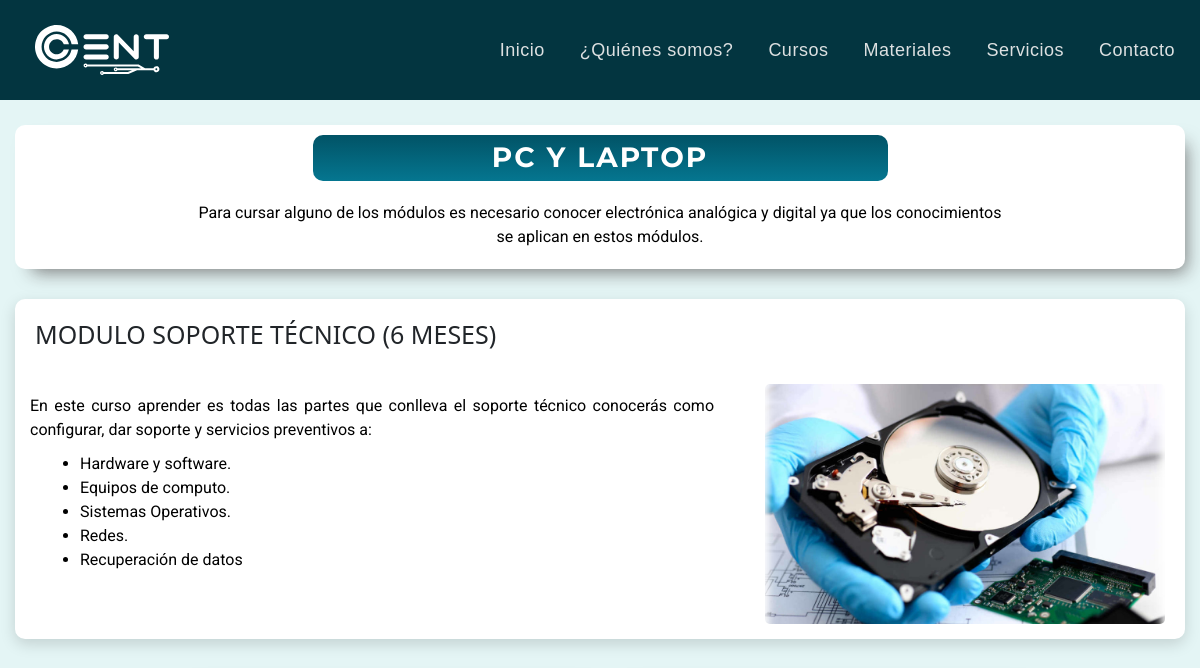
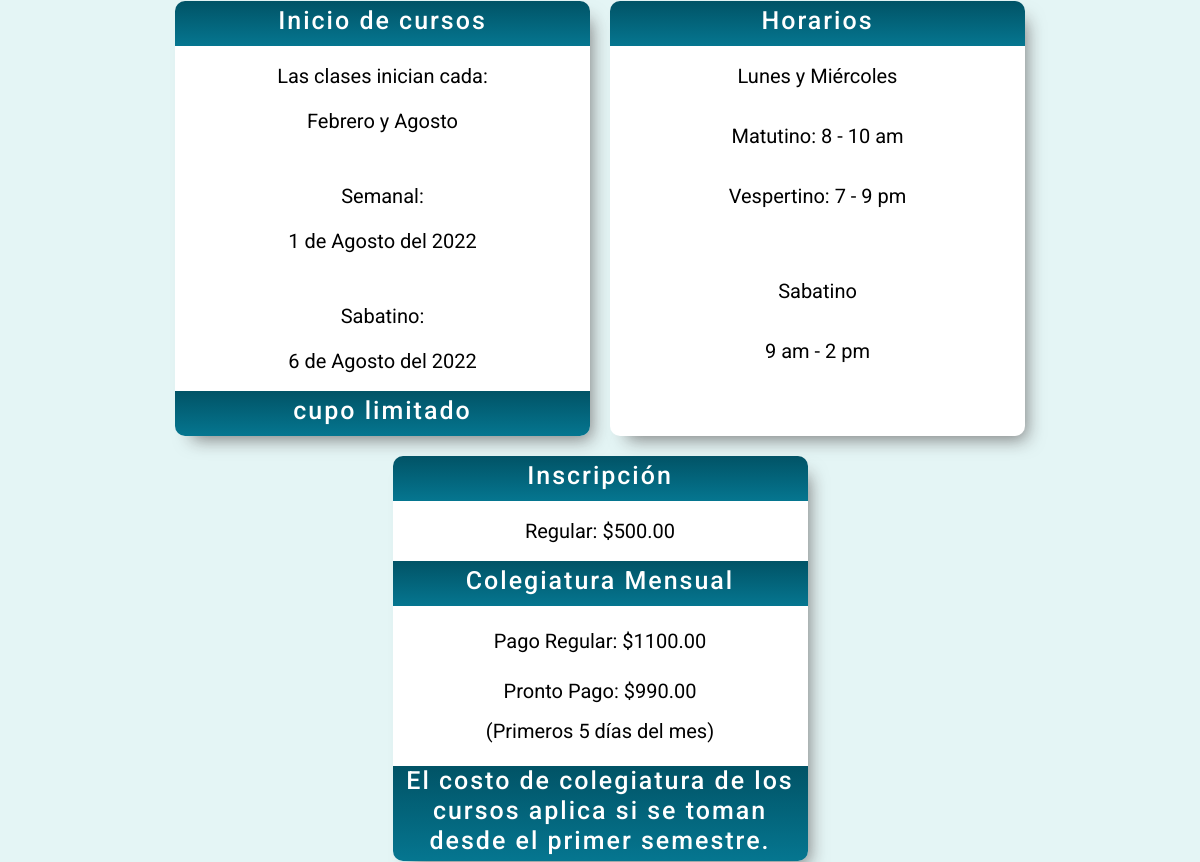
/curso/6 (upper part), run on an earlier commit of the app's database (2 pictures, top to bottom).
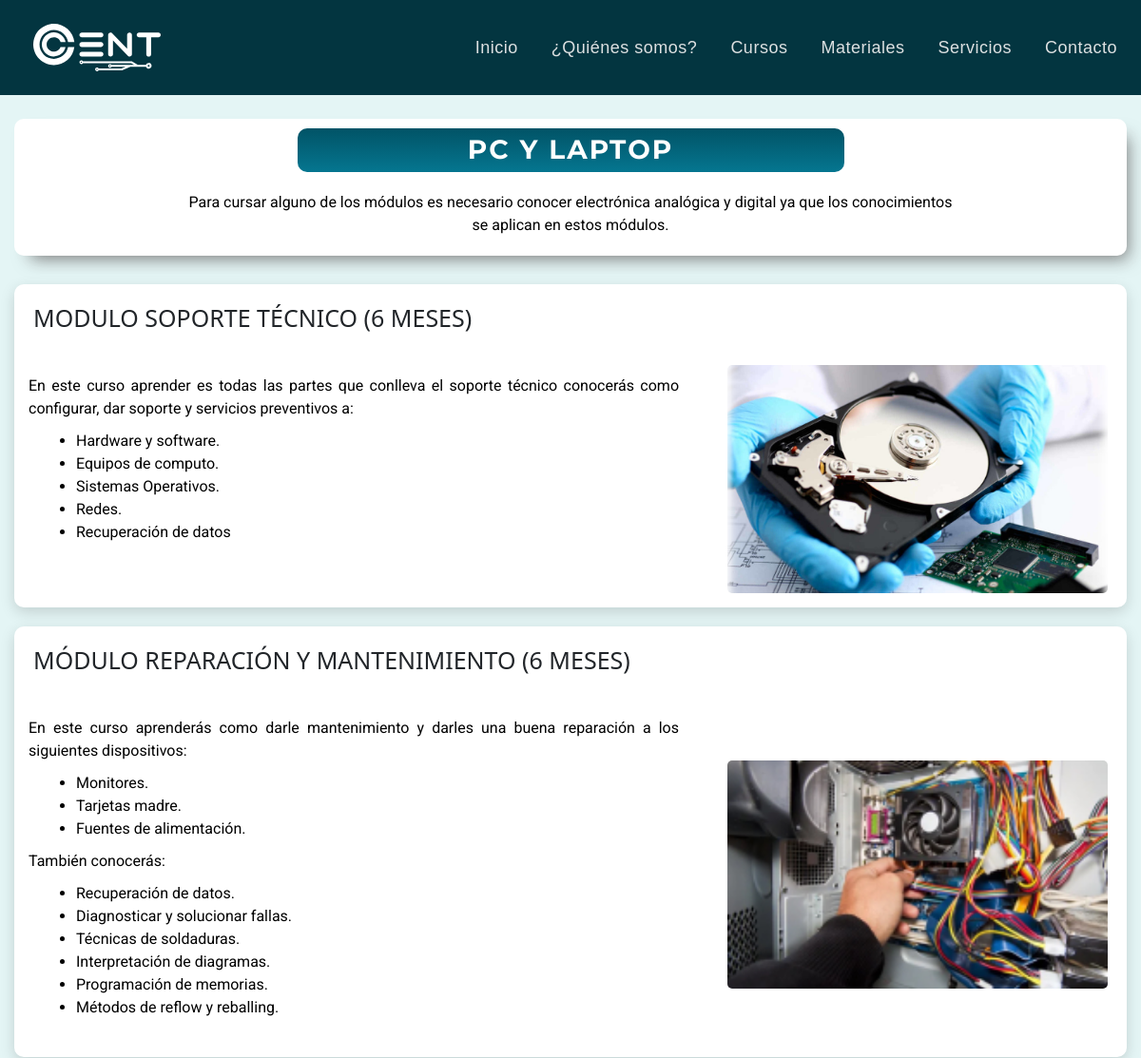
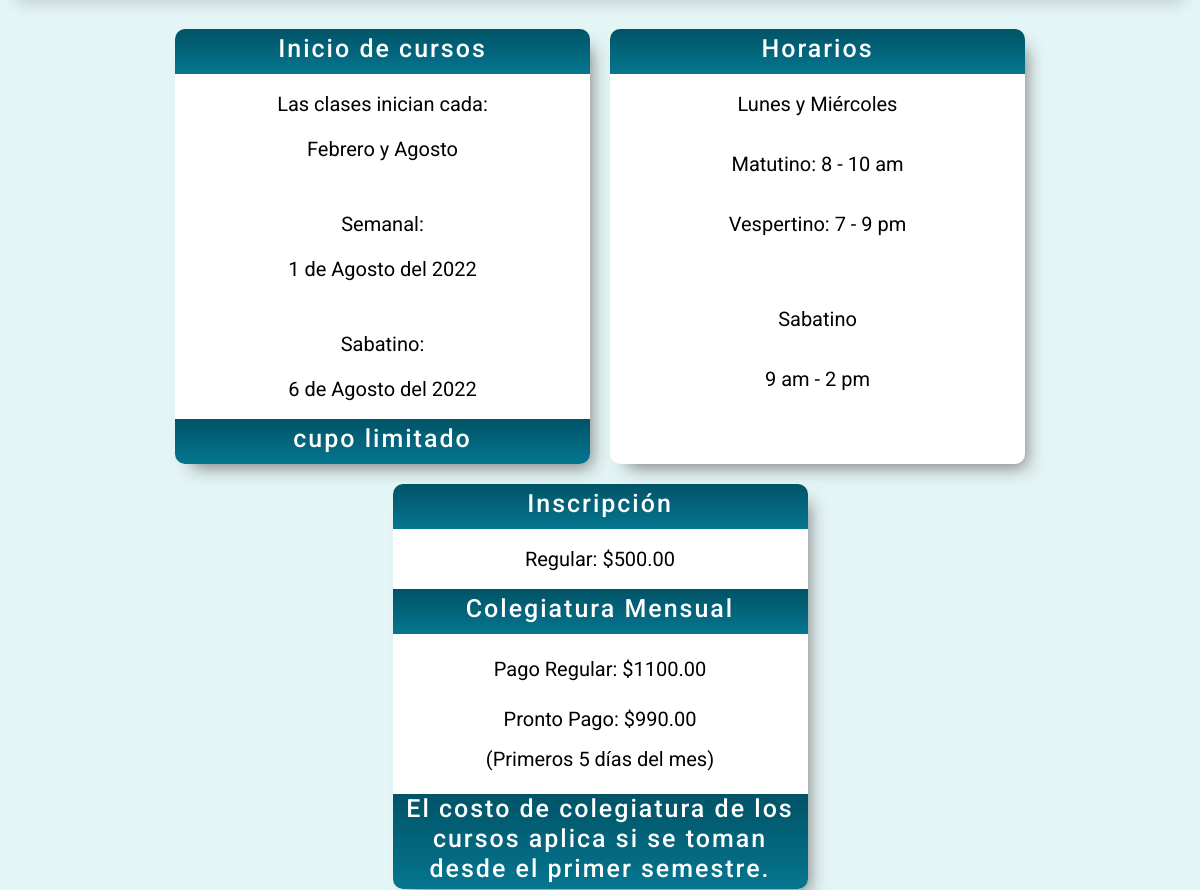
And on a later commit of the database (2 pictures, top to bottom).
### apps/home/models.py (models this page shows, shortened)
class Modulo(models.Model):
    modulo = models.CharField(max_length=100)
    descripcion = RichTextField()
    curso = models.ForeignKey(Curso, on_delete=models.PROTECT, null=True)
    imagen = models.FileField(null=False, upload_to=f'static/img/modulos', default=None)

### apps/home/views.py (the view)
# urls.py: path('curso/<int:curso_id>', views.curso, name='curso'),
def curso(request, curso_id):
    mod = Modulo.objects.filter(curso_id=curso_id)
    curso = Curso.objects.get(id=curso_id)
    context = {
        "modulos": mod,
        "curso": curso
    }
    return render(request, 'home/curso.html',context)

### apps/templates/home/curso.html (shortened to what this page needs)
{% extends 'layouts/base.html' %}
{% load static %}
{% block stylesheet %}
<link href="https://cdn.jsdelivr.net/npm/bootstrap@5.2.2/dist/css/bootstrap.min.css" rel="stylesheet">
<link rel="stylesheet" href={%static 'css/style.css'%}>
<link rel="stylesheet" href= {%static 'css/curso.css'%}>
{% endblock stylesheet %}
{% block content %}
<div class="cont_desc">
  <div class="contendor_titulo">
    <h1 class="title">
      {{curso.titulo}}
    </h1>
  </div>
  <div class="contenedor_descripcion">
    <p class="descripcion">
      {{curso.descripcion | safe}}
    </p>
  </div>
</div>
{% for mod in modulos %}
  <div class="cont_mod1">
    <div class="contenedor_tMod1">
      <h1 class="title_mod1">
      {{mod.modulo}}
      </h1>
    </div>
    <div class="contenedor_descMod1">
      <p class="desc_mod1">{{mod.descripcion | safe}}</p>
    </div>
    <div class="contenedor_imgMod1">
      <img class="curso-img" src={{mod.imagen.url}} alt="">
    </div>
  </div>
{% endfor %}
<div class="cont_info">
  <div class="contenedor_inicio-cursos">
    <div class="titulo_curso">
      <h1>Inicio de cursos</h1>
    </div>
    <div class="inf_inicio">
      <p>Las clases inician cada:</p>
      <p>Febrero y Agosto</p>
      <br>
      <p>Semanal:</p>
      <p>1 de Agosto del 2022</p>
      <br>
      <p>Sabatino:</p>
      <p>6 de Agosto del 2022</p>
    </div>
    <div class="titulo_curso">
      <h1>cupo limitado</h1>
    </div>
  </div>
  <div class="contenedro_horario">
    <div class="titulo_horario">
      <h1>Horarios</h1>
    </div>
    <div class="inf_horario">
      <p>Lunes y Miércoles</p>
      <p>Matutino: 8 - 10 am</p>
      <p>Vespertino: 7 - 9 pm</p>
      <p class="horario2">Sabatino</p>
      <p>9 am - 2 pm</p>
    </div>
  </div>
  <div class="contenedor_inscripcion">
    <div class="titulo_inscripcion">
      <h1>Inscripción</h1>
    </div>
    <div class="inf_inscripcion">
      <p class="pago_regular">Regular: $500.00</p>
    </div>
    <div class="titulo_inscripcion">
      <h1>Colegiatura Mensual</h1>
    </div>
    <div class="inf_inscripcion">
      <p class="pago_regular2">Pago Regular: $1100.00</p>
      <p class="pago_pronto">Pronto Pago: $990.00</p>
      <p class="desc_pronto">(Primeros 5 días del mes)</p>
    </div>
    <div class="titulo_inscripcion">
      <h1>El costo de colegiatura de los cursos aplica si se toman desde el primer semestre.</h1>
    </div>
  </div>
</div>
{% endblock content %}

What changed in the data, as far as the page shows it:
added Modulo: modulo "MÓDULO REPARACIÓN Y MANTENIMIENTO (6 MESES)", descripcion "En este curso aprenderás como darle mantenimiento y darles una buena reparación a los siguientes dispositivos: Monitores. Tarjetas madre. Fuentes de alimentación. También conocerás: Recuperación de datos. Diagnosticar y solucionar fallas. Técnicas de soldaduras. Interpretación de diagramas. Programación de memorias. Métodos de reflow y reballing.", imagen (picture)
